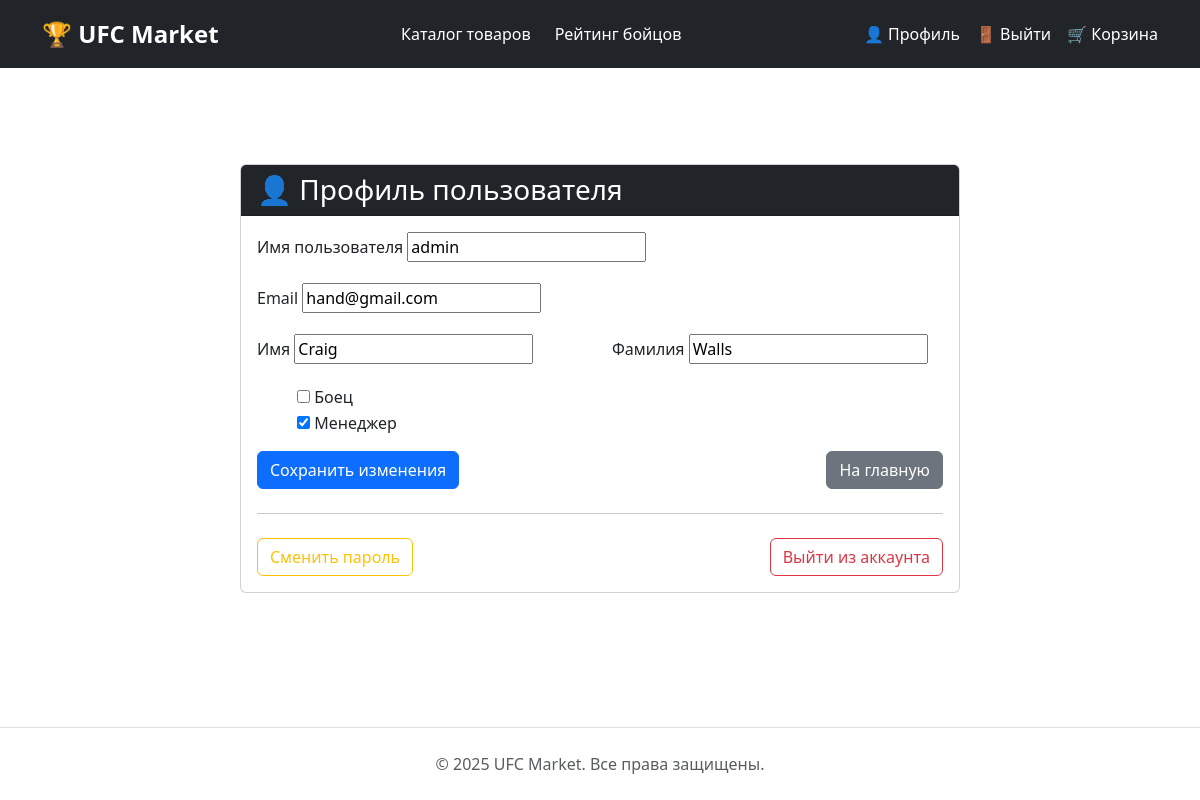
The app's page /users/profile/ (signed in) with its own data.
### users/models.py (models this page shows, shortened)
class CustomUser(AbstractUser):
    email = models.EmailField(unique=True)
    is_fighter = models.BooleanField(default=False)
    is_manager = models.BooleanField(default=False)
    USERNAME_FIELD = 'username'
    REQUIRED_FIELDS = ['email']

### users/views.py (the view)
# urls.py: path('profile/', profile_view, name='profile'),
@login_required
def profile_view(request):
    if request.method == 'POST':
        form = ProfileForm(request.POST, instance=request.user)
        if form.is_valid():
            form.save()
            return redirect('profile')
    else:
        form = ProfileForm(instance=request.user)
    context = {
        'form': form,
        'user': request.user
    }
    return render(request, 'users/profile.html', context)

### users/forms.py
class ProfileForm(UserChangeForm):
    password = None  # Убираем поле смены пароля
    class Meta:
        model = CustomUser
        fields = ['username', 'email', 'first_name', 'last_name', 'is_fighter', 'is_manager']
        widgets = {
            'is_fighter': forms.CheckboxInput(),
            'is_manager': forms.CheckboxInput(),
        }

### users/templates/users/profile.html (shortened to what this page needs)
{% extends 'base.html' %}
{% block content %}
<div class="container my-5">
    <div class="row">
        <div class="col-md-8 mx-auto">
            <div class="card">
                <div class="card-header bg-dark text-white">
                    <h3 class="mb-0">👤 Профиль пользователя</h3>
                </div>
                <div class="card-body">
                    <form method="post">
                        <div class="mb-3">
                            <label class="form-label">Имя пользователя</label>
                            {{ form.username }}
                        </div>
                        <div class="mb-3">
                            <label class="form-label">Email</label>
                            {{ form.email }}
                        </div>
                        <div class="row">
                            <div class="col-md-6 mb-3">
                                <label class="form-label">Имя</label>
                                {{ form.first_name }}
                            </div>
                            <div class="col-md-6 mb-3">
                                <label class="form-label">Фамилия</label>
                                {{ form.last_name }}
                            </div>
                        </div>
                        {% if user.is_superuser or user.is_manager %}
                        <div class="mb-3">
                            <div class="form-check form-switch">
                                {{ form.is_fighter }}
                                <label class="form-check-label">Боец</label>
                            </div>
                            <div class="form-check form-switch">
                                {{ form.is_manager }}
                                <label class="form-check-label">Менеджер</label>
                            </div>
                        </div>
                        {% endif %}
                        <div class="d-flex justify-content-between">
                            <button type="submit" class="btn btn-primary">Сохранить изменения</button>
                            <a href="{% url 'home' %}" class="btn btn-secondary">На главную</a>
                        </div>
                    </form>
                    <hr class="my-4">
                    <div class="d-flex justify-content-between">
                        <a href="{% url 'password_change' %}" class="btn btn-outline-warning">
                            Сменить пароль
                        </a>
                        <a href="{% url 'logout' %}" class="btn btn-outline-danger">
                            Выйти из аккаунта
                        </a>
                    </div>
                </div>
            </div>
        </div>
    </div>
</div>
{% endblock %}

### users/templates/base.html (style rules this page uses)
body { min-height: 100vh; display: flex; flex-direction: column; }
.card { transition: transform 0.2s; }

### records on screen
CustomUser: username "admin", email "hand@gmail.com", first_name "Craig", last_name "Walls", is_manager "☑"
